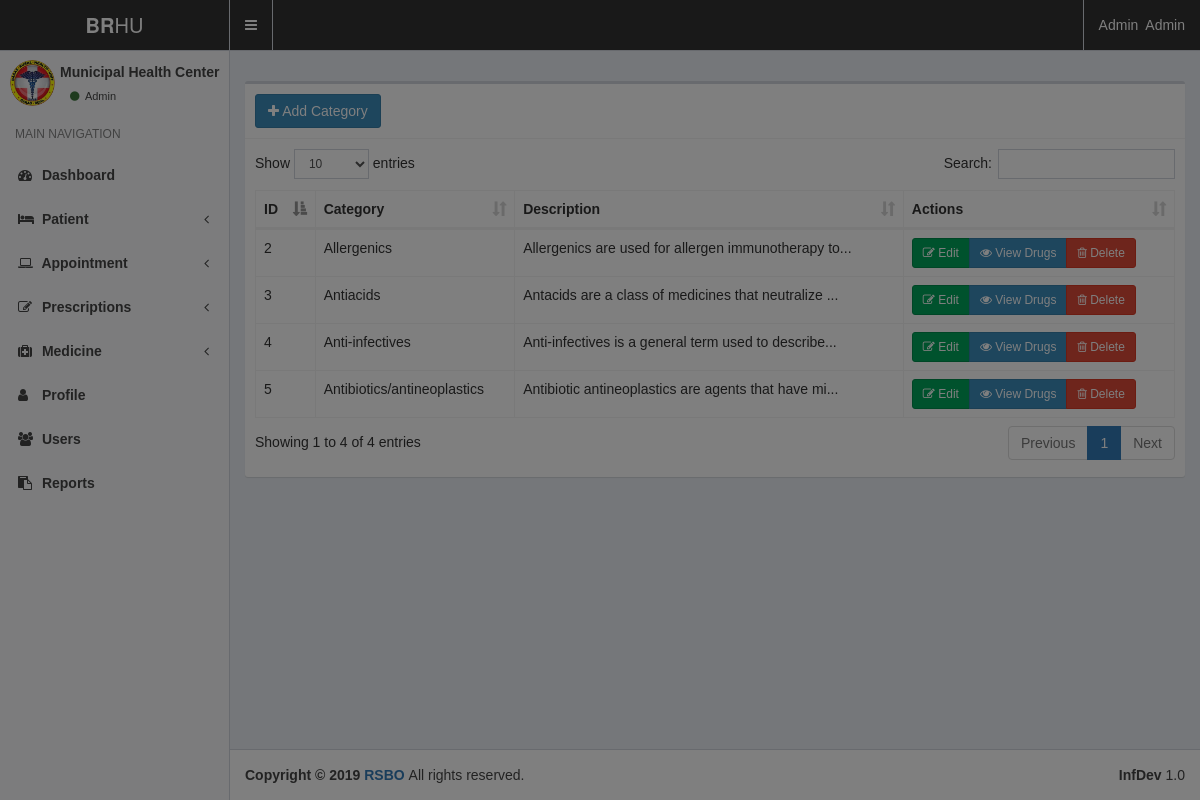
The page /dashboard/Medicine/medicinecategory.php (signed in) on the database its author committed.
### tables this page shows
CREATE TABLE `users` (
  `id` int(11) NOT NULL,
  `user_type` varchar(50) NOT NULL,
  `branch` varchar(50) NOT NULL,
  `profile` varchar(100) NOT NULL,
  `fname` varchar(100) NOT NULL,
  `lname` varchar(100) NOT NULL,
  `email` varchar(100) NOT NULL,
  `password` varchar(100) NOT NULL,
  `brgy` varchar(50) NOT NULL
);

CREATE TABLE `categories` (
  `id` int(11) NOT NULL,
  `category` varchar(100) NOT NULL,
  `description` text NOT NULL
);

### dashboard/Medicine/medicinecategory.php (the view)
<?php
include"../Include/header.php";
include"../Include/sidebar.php";
include "../inc/connect.php";
function trimmsg($msg) {
  if(strlen($msg) > 50) {
    return substr($msg, 0, 50)."...";
  }
  return $msg;
}
$result = $db_connect->query("SELECT * FROM categories");
?>
<div class="content-wrapper">
  <section class="content-header">
    <ol class="breadcrumb">
    <h1> Medicine Categories </h1>
      <li><a href="#"><i class="fa fa-dashboard"></i> Home</a></li>
      <li class="active">Medicine Categories</li>
    </ol>
  </section>
  <section class="content">
    <div class="row">
      <div class="col-xs-12">
        <div class="box">
          <div class="box-header with-border">
            <a href="addcategory.php" class="btn btn-primary">
              <i class="fa fa-plus"></i> Add Category
            </a>
          </div>
          <div class="box-body">
            <table id="example1" class="table table-bordered table-hover">
              <thead>
               <tr>
                <th>ID</th>
                <th>Category</th>
                <th>Description</th>
                <th>Actions</th>
              </tr>
              </thead>
              <tbody>
                <?php while ($row = $result->fetch_assoc()) { ?>
                <tr>
                  <td> <?=$row['id']?></td>
                  <td> <?=$row['category']?></td>
                  <td>
                    <div class='popover1' data-toggle='popover' data-placement='left' data-content='<?=$row['description']?>'>
                      <?=trimmsg($row['description'])?>
                    </div>
                  </td>
                  <td>
                    <div class="btn-group">
                      <a class="btn btn-success btn-sm" href="editcategory.php?id=<?=$row['id']?>"> <i class="fa fa-edit"></i> Edit
                      </a>
                      <a class="btn btn-primary btn-sm" href="medicinelist.php?catid=<?=$row['id']?>"> <i class="fa fa-eye"></i> View Drugs
                      </a>
                      <a class="btn btn-danger btn-sm" href="deletecat.php?id=<?=$row['id']?>"> <i class="fa fa-trash-o"></i> Delete
                      </a>
                    </div>
                  </td>
                </tr>
                <?php } ?>
              </tbody>
            </table>
          </div>
        </div>
      </div>
    </div>
  </section>
</div>
<?php include "../Include/footer.php";?>

### dashboard/Include/header.php (shortened to what this page needs)
<?php
include "notifs.php";
$id = $_SESSION['id'];
$row = $db_connect->query("SELECT * FROM users WHERE id = $id")->fetch_assoc();
?>
<!DOCTYPE html>
<html>
<head>
  <link rel="stylesheet" href="../bower_components/bootstrap/dist/css/bootstrap.min.css">
  <link rel="stylesheet" href="../bower_components/font-awesome/css/font-awesome.min.css">
  <link rel="stylesheet" href="../bower_components/Ionicons/css/ionicons.min.css">
  <link rel="stylesheet" href="../bower_components/select2/dist/css/select2.min.css">
  <link rel="stylesheet" href="../dist/css/AdminLTE.min.css">
  <link rel="stylesheet" href="../dist/css/skins/_all-skins.min.css">
  <link rel="stylesheet" href="../plugins/pace/pace.css">
  <link rel="stylesheet" href="../bower_components/bootstrap-datepicker/dist/css/bootstrap-datepicker.min.css">
  <link rel="stylesheet" href="../bower_components/bootstrap-daterangepicker/daterangepicker.css">
  <link rel="stylesheet" href="../plugins/bootstrap-wysihtml5/bootstrap3-wysihtml5.min.css">
  <link rel="stylesheet" href="../bower_components/fullcalendar/dist/fullcalendar.min.css">
  <link rel="stylesheet" href="../bower_components/fullcalendar/dist/fullcalendar.print.min.css" media="print">
  <link rel="stylesheet" href="../bower_components/datatables.net-bs/css/dataTables.bootstrap.min.css">
  <link href="https://cdn.jsdelivr.net/bootstrap.timepicker/0.2.6/css/bootstrap-timepicker.min.css" rel="stylesheet" />
</head>
<body class="hold-transition skin-black-light sidebar-mini">
  <div class="wrapper">
    <header class="main-header">
      <a href="index.php" class="logo">
        <span class="logo-lg"><b>BR</b>HU</span>
      </a>
      <nav class="navbar navbar-static-top">
        <a href="#" class="sidebar-toggle" data-toggle="push-menu" role="button">
        </a>
        <div class="navbar-custom-menu">
          <ul class="nav navbar-nav">
            <li class="dropdown user user-menu">
              <a href="#" class="dropdown-toggle" data-toggle="dropdown">
                <span class="hidden-xs">
                  <?=$row['fname']?>&nbsp;
                  <?=$row['lname']?>
                </span>
              </a>
            </li>
          </ul>
        </div>
      </nav>
    </header>

### dashboard/Include/sidebar.php (shortened to what this page needs)
<aside class="main-sidebar">
  <section class="sidebar">
    <div class="user-panel">
      <div class="pull-left image">
        <img
          src="../../dashboard/Upload/Adminprofile/BRHU.jpg"
          class="img-circle"
          alt="User Image"
        >
      </div>
      <div class="pull-left info">
        <p style="margin-left: -10px;">Municipal Health Center</p>
        <a href="#">
          <i class="fa fa-circle text-success"></i>
          <?=$row['user_type']?>
        </a>
      </div>
    </div>
    <ul class="sidebar-menu" data-widget="tree">
      <li class="header">MAIN NAVIGATION</li>
      <li>
        <a href=".././Index/index.php">
          <i class="fa fa-dashboard"></i> <span>Dashboard</span>
        </a>
      </li>
      <li class="treeview">
        <a href="#">
          <i class="fa fa-bed"></i> <span>Patient</span>
          <span class="pull-right-container">
            <i class="fa fa-angle-left pull-right"></i>
          </span>
        </a>
      </li>
      <?php if($_SESSION['user_type'] != "Baranggay" && $_SESSION['user_type'] != "Doctor") { ?>
        <li class="treeview">
          <a href="#">
            <i class="fa fa-laptop"></i> <span>Appointment</span>
            <span class="pull-right-container">
              <i class="fa fa-angle-left pull-right"></i>
            </span>
          </a>
        </li>
      <?php }?>
      <?php if($_SESSION['user_type'] != "Doctor") { ?>
        <li class="treeview">
          <a href="#">
            <i class="fa fa-edit"></i>
            <span>Prescriptions</span>
            <span class="pull-right-container">
              <i class="fa fa-angle-left pull-right"></i>
            </span>
          </a>
        </li>
      <?php }?>
      <?php if($_SESSION['user_type'] != "Doctor") { ?>
        <li class="treeview">
          <a href="#">
            <i class="fa fa-medkit"></i> <span>Medicine</span>
            <span class="pull-right-container">
              <i class="fa fa-angle-left pull-right"></i>
            </span>
          </a>
        </li>
      <?php } ?>
      <li>
        <a href="../Admin/index.php">
          <i class="fa fa-user"></i> <span>Profile</span>
        </a>
      </li>
      <?php if($_SESSION['user_type'] == "Admin" || $_SESSION['user_type'] == "Baranggay") { ?>
        <li>
          <a href="../Admin/users.php">
            <i class="fa fa-users"></i> <span>Users</span>
          </a>
        </li>
      <?php } ?>
      <li>
        <a href="../Reports/reports.php">
          <i class="fa fa-clipboard"></i> <span>Reports</span>
        </a>
      </li>
    </ul>
  </section>
</aside>

### dashboard/Include/header.php (style rules this page uses)
.logo, .sidebar-toggle, .navbar, .nav, .dropdown-toggle { background-color: #333!important; color:#fff!important; }
.sidebar-toggle { border-width: 0, 1px, 0, 1px!important; }
body { font-family: "Trebuchet MS", Helvetica, sans-serif!important; }

### rows shown on the page
users: fname "Admin", lname "Admin", user_type "Admin"
categories: id "2", category "Allergenics", description "Allergenics are used for allergen immunotherapy to..."
categories: id "3", category "Antiacids", description "Antacids are a class of medicines that neutralize ..."
categories: id "4", category "Anti-infectives", description "Anti-infectives is a general term used to describe..."
categories: id "5", category "Antibiotics/antineoplastics", description "Antibiotic antineoplastics are agents that have mi..."
